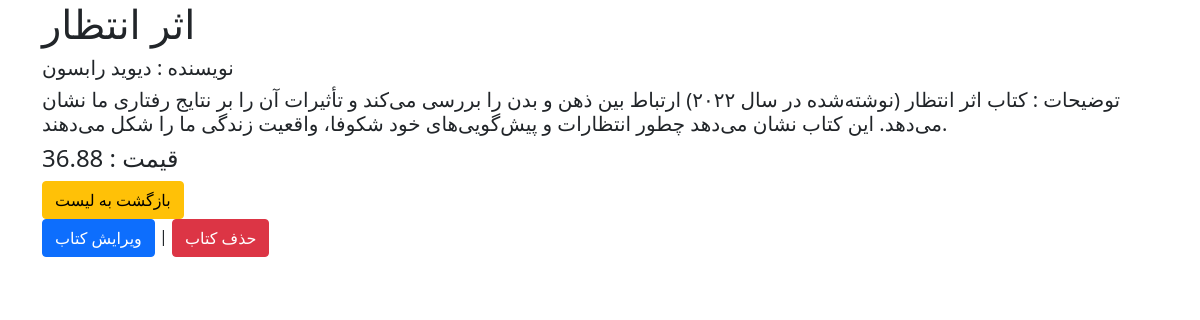
The page /books/10/ on the database its author committed.
### books/models.py (models this page shows, shortened)
class Book(models.Model):
    title = models.CharField(max_length=200)
    author = models.CharField(max_length=200)
    description = models.TextField()
    price = models.DecimalField(max_digits=5, decimal_places=2)

### books/views.py (the view)
# urls.py: path("<int:pk>/", views.BookDetailView.as_view(), name="book_detail"),
class BookDetailView(generic.DetailView):
    model = Book
    template_name = 'books/book_detail.html'
    context_object_name = 'books'

### books/templates/books/book_detail.html (shortened to what this page needs)
{% extends '_base.html' %}
{% block content %}
    <h1>{{ books.title }}</h1>
    <h5> نویسنده : {{ books.author }}  </h5>
    <h5> توضیحات : {{ books.description }}  </h5>
    <h4> قیمت : {{ books.price }} </h4>
     <a href="{% url "book_list" %}" class="btn btn-warning">بازگشت به لیست  </a>
     <br>
     <a href="{% url "book_update" books.id%}" class="btn btn-primary">ویرایش کتاب </a> |
     <a href="{% url "book_delete" books.id%}" class="btn btn-danger">حذف کتاب </a>
{% endblock content %}

### rows shown on the page
Book: author "دیوید رابسون", description "کتاب اثر انتظار (نوشته‌شده در سال ۲۰۲۲) ارتباط بین ذهن و بدن را بررسی می‌کند و تأثیرات آن را بر نتایج رفتاری ما نشان می‌دهد. این کتاب نشان می‌دهد چطور انتظارات و پیش‌گویی‌های خود شکوفا، واقعیت زندگی ما را شکل می‌دهند.", price "36.88"
